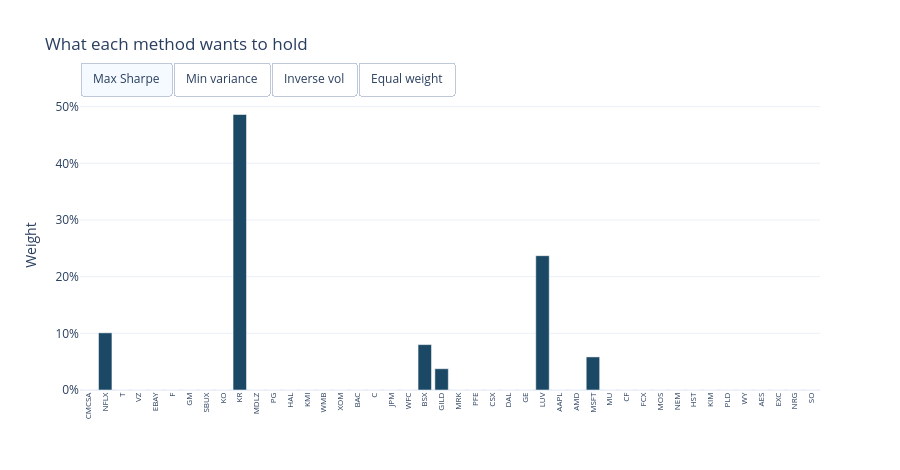

Source (notebook cell):
### Code cell
fig = go.Figure()
for i, col in enumerate(["Max Sharpe", "Min variance", "Inverse vol", "Equal weight"]):
    fig.add_trace(go.Bar(x=universe, y=weights_tbl[col], name=col,
                         marker_color=AIRM_COLOURS[i], visible=(i == 0)))
fig.update_layout(
    title="What each method wants to hold",
    template=AIRM_TEMPLATE, height=470,
    yaxis=dict(title="Weight", tickformat=".0%"),
    xaxis=dict(tickangle=-90, tickfont=dict(size=8)), showlegend=False,
    updatemenus=[dict(type="buttons", direction="right", x=0, y=1.13, xanchor="left",
        buttons=[dict(label=c, method="update",
                      args=[{"visible": [j == i for j in range(4)]}])
                 for i, c in enumerate(["Max Sharpe", "Min variance",
                                        "Inverse vol", "Equal weight"])])])
fig.show()

print("Click through the four. Max Sharpe is a handful of spikes; equal weight is a flat")
print("line. A portfolio manager shown that first chart would ask what the model knows")
print("about those six companies that justifies ignoring the other thirty-eight.")
print("The answer, as we are about to see, is: nothing.")

### Figure 1 — Plotly figure (JSON) as saved in the notebook; plotly's stock layout.template omitted (floating-point values rounded to 4 significant figures)
{"data": [{"marker": {"color": "#1b4965"}, "name": "Max Sharpe", "type": "bar", "visible": true, "x": ["CMCSA", "NFLX", "T", "VZ", "EBAY", "F", "GM", "SBUX", "KO", "KR", "MDLZ", "PG", "HAL", "KMI", "WMB", "XOM", "BAC", "C", "JPM", "WFC", "BSX", "GILD", "MRK", "PFE", "CSX", "DAL", "GE", "LUV", "AAPL", "AMD", "MSFT", "MU", "CF", "FCX", "MOS", "NEM", "HST", "KIM", "PLD", "WY", "AES", "EXC", "NRG", "SO"], "y": [0.0, 0.1009, 0.0, 0.0, 7.797e-15, 4.89e-16, 0.0, 0.0, 0.0, 0.4861, 0.0, 0.0, 9.465e-16, 1.434e-15, 6.022e-15, 0.0, 1.409e-18, 1.468e-15, 0.0, 0.0, 0.08011, 0.03755, 0.0, 0.0, 0.0, 0.0, 0.0, 0.237, 0.0, 0.0, 0.05837, 0.0, 9.292e-16, 9.343e-15, 3.081e-15, 0.0, 7.086e-16, 0.0, 0.0, 1.091e-15, 0.0, 0.0, 3.196e-15, 0.0]}, {"marker": {"color": "#c1121f"}, "name": "Min variance", "type": "bar", "visible": false, "x": ["CMCSA", "NFLX", "T", "VZ", "EBAY", "F", "GM", "SBUX", "KO", "KR", "MDLZ", "PG", "HAL", "KMI", "WMB", "XOM", "BAC", "C", "JPM", "WFC", "BSX", "GILD", "MRK", "PFE", "CSX", "DAL", "GE", "LUV", "AAPL", "AMD", "MSFT", "MU", "CF", "FCX", "MOS", "NEM", "HST", "KIM", "PLD", "WY", "AES", "EXC", "NRG", "SO"], "y": [0.0288, 0.0007744, 0.1243, 0.06097, 0.005742, 0.0, 3.966e-19, 0.0, 0.1651, 0.03886, 7.673e-18, 0.1126, 0.0, 0.0, 7.558e-19, 2.799e-18, 0.003185, 3.102e-18, 0.0, 0.002982, 0.009743, 0.0, 0.005623, 0.07597, 0.0, 5.309e-18, 0.01128, 0.002626, 0.0523, 8.829e-20, 0.0, 0.0, 0.02755, 0.0, 7.287e-19, 0.01771, 0.0, 3.368e-18, 0.0, 3.992e-18, 0.0, 0.0, 0.0, 0.2539]}, {"marker": {"color": "#5fa8d3"}, "name": "Inverse vol", "type": "bar", "visible": false, "x": ["CMCSA", "NFLX", "T", "VZ", "EBAY", "F", "GM", "SBUX", "KO", "KR", "MDLZ", "PG", "HAL", "KMI", "WMB", "XOM", "BAC", "C", "JPM", "WFC", "BSX", "GILD", "MRK", "PFE", "CSX", "DAL", "GE", "LUV", "AAPL", "AMD", "MSFT", "MU", "CF", "FCX", "MOS", "NEM", "HST", "KIM", "PLD", "WY", "AES", "EXC", "NRG", "SO"], "y": [0.02687, 0.01135, 0.03542, 0.03326, 0.01296, 0.02377, 0.02221, 0.02577, 0.03563, 0.02614, 0.0255, 0.036, 0.01715, 0.01693, 0.01043, 0.02838, 0.02235, 0.02276, 0.02632, 0.03057, 0.01962, 0.01784, 0.0278, 0.03055, 0.02295, 0.01576, 0.0287, 0.01922, 0.02156, 0.01053, 0.02165, 0.0123, 0.01767, 0.01039, 0.01856, 0.01278, 0.02332, 0.02891, 0.02789, 0.02571, 0.02146, 0.02441, 0.01462, 0.03603]}, {"marker": {"color": "#e09f3e"}, "name": "Equal weight", "type": "bar", "visible": false, "x": ["CMCSA", "NFLX", "T", "VZ", "EBAY", "F", "GM", "SBUX", "KO", "KR", "MDLZ", "PG", "HAL", "KMI", "WMB", "XOM", "BAC", "C", "JPM", "WFC", "BSX", "GILD", "MRK", "PFE", "CSX", "DAL", "GE", "LUV", "AAPL", "AMD", "MSFT", "MU", "CF", "FCX", "MOS", "NEM", "HST", "KIM", "PLD", "WY", "AES", "EXC", "NRG", "SO"], "y": [0.02273, 0.02273, 0.02273, 0.02273, 0.02273, 0.02273, 0.02273, 0.02273, 0.02273, 0.02273, 0.02273, 0.02273, 0.02273, 0.02273, 0.02273, 0.02273, 0.02273, 0.02273, 0.02273, 0.02273, 0.02273, 0.02273, 0.02273, 0.02273, 0.02273, 0.02273, 0.02273, 0.02273, 0.02273, 0.02273, 0.02273, 0.02273, 0.02273, 0.02273, 0.02273, 0.02273, 0.02273, 0.02273, 0.02273, 0.02273, 0.02273, 0.02273, 0.02273, 0.02273]}], "layout": {"height": 470, "showlegend": false, "title": {"text": "What each method wants to hold"}, "updatemenus": [{"buttons": [{"args": [{"visible": [true, false, false, false]}], "label": "Max Sharpe", "method": "update"}, {"args": [{"visible": [false, true, false, false]}], "label": "Min variance", "method": "update"}, {"args": [{"visible": [false, false, true, false]}], "label": "Inverse vol", "method": "update"}, {"args": [{"visible": [false, false, false, true]}], "label": "Equal weight", "method": "update"}], "direction": "right", "type": "buttons", "x": 0, "xanchor": "left", "y": 1.13}], "xaxis": {"tickangle": -90, "tickfont": {"size": 8}}, "yaxis": {"tickformat": ".0%", "title": {"text": "Weight"}}}}
